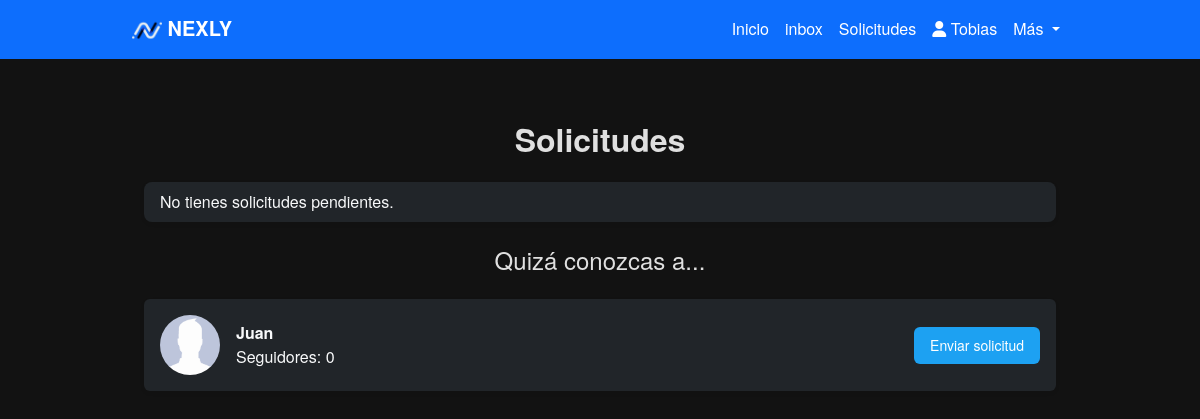
The app's page /follow_requests/ (signed in), older data.
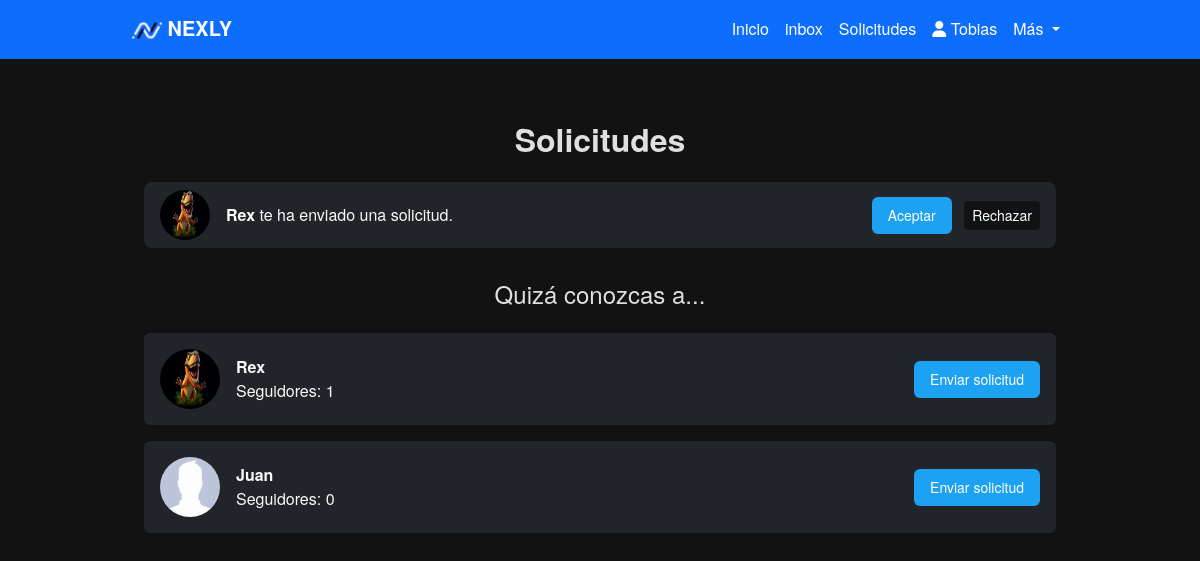
The same page, newer data.
### Nexly/models.py (models this page shows, shortened)
class User(AbstractBaseUser):
    iduser = models.AutoField(primary_key=True)
    nombre = models.CharField(max_length=255)
    correo = models.EmailField(unique=True)
    is_active = models.BooleanField(default=True)
    is_admin = models.BooleanField(default=False)
    profile_picture = models.ImageField(upload_to='profile_pictures/', null=True, blank=True)  # Campo para la imagen de perfil
    banner_picture = models.ImageField(upload_to='banner_pictures/', null=True, blank=True)  # Campo para la imagen de banner
    objects = UserManager()
    USERNAME_FIELD = 'correo'
    REQUIRED_FIELDS = ['nombre']

class FollowRequest(models.Model):
    from_user = models.ForeignKey(settings.AUTH_USER_MODEL, related_name='sent_requests', on_delete=models.CASCADE)
    to_user = models.ForeignKey(settings.AUTH_USER_MODEL, related_name='received_requests', on_delete=models.CASCADE)
    created_at = models.DateTimeField(auto_now_add=True)
    is_accepted = models.BooleanField(default=False)
    class Meta:
        unique_together = ('from_user', 'to_user')

### Nexly/views.py (the view)
# urls.py: path('follow_requests/', views.follow_requests, name='follow_requests'),
@login_required
def follow_requests(request):
    follow_requests = FollowRequest.objects.filter(to_user=request.user, is_accepted=False)
    following_or_requested = FollowRequest.objects.filter(
        Q(from_user=request.user) | Q(to_user=request.user)
    ).values_list('to_user_id', 'from_user_id')
    following_or_requested_ids = [user_id for user_id, _ in following_or_requested]
    recommended_users = User.objects.exclude(
        Q(iduser__in=following_or_requested_ids) | Q(iduser=request.user.iduser)
    ).annotate(follower_count=Count('received_requests', filter=Q(received_requests__is_accepted=True))).order_by('?')[:5]
    return render(request, 'follow_requests.html', {
        'follow_requests': follow_requests,
        'recommended_users': recommended_users
    })

### templates/follow_requests.html (shortened to what this page needs)
{% extends 'layoutUser.html' %}
{% load static %}
{% block content %}
<div class="container mt-4">
    <h2 class="mb-4 text-center">Solicitudes</h2>
    <div class="list-group mt-4">
        {% for request in follow_requests %}
        <div class="list-group-item d-flex align-items-center bg-dark text-light border-0 rounded-3 shadow-sm mb-2">
            <a href="{% url 'profile' request.from_user.nombre %}">
                <img src="{% if request.from_user.profile_picture %}{{ request.from_user.profile_picture.url }}{% else %}https://via.placeholder.com/50{% endif %}" class="rounded-circle me-3" alt="Profile Picture" width="50" height="50">
            </a>
            <div class="flex-grow-1">
                <strong><a href="{% url 'profile' request.from_user.nombre %}" class="text-light text-decoration-none">{{ request.from_user.nombre }}</a></strong>
                <span>te ha enviado una solicitud.</span>
            </div>
            <div>
                <form action="{% url 'accept_follow_request' request.id %}" method="POST" class="d-inline">
                    <button type="submit" class="btn btn-primary btn-sm me-2">Aceptar</button>
                </form>
                <form action="{% url 'reject_follow_request' request.id %}" method="POST" class="d-inline">
                    <button type="submit" class="btn btn-secondary btn-sm">Rechazar</button>
                </form>
            </div>
        </div>
        {% empty %}
        <div class="list-group-item bg-dark text-light border-0 rounded-3 shadow-sm">No tienes solicitudes pendientes.</div>
        {% endfor %}
    </div>
    <div class="recommended-friends mt-4">
        <h4 class="text-center mb-4">Quizá conozcas a...</h4>
        <ul class="list-unstyled">
            {% for user in recommended_users %}
                <li class="d-flex align-items-center justify-content-between p-3 border rounded mb-3 shadow-sm bg-dark text-light border-0">
                    <div class="d-flex align-items-center">
                        {% if user.profile_picture %}
                            <img src="{{ user.profile_picture.url }}" class="rounded-circle me-3" alt="Profile Picture" width="60" height="60">
                        {% else %}
                        <a href="{% url 'profile' user.nombre %}">
                            <img src="{% static 'images/imagenDefecto.png' %}" class="rounded-circle me-3" alt="Profile Picture" width="60" height="60">
                        </a>
                        {% endif %}
                        <div>
                            <a href="{% url 'profile' user.nombre %}" class="mb-1 fw-bold text-light">{{ user.nombre }}</a>
                            <p class="mb-0">Seguidores: {{ user.follower_count }}</p>
                        </div>
                    </div>
                    <form action="{% url 'send_follow_request' user.iduser %}" method="post">
                        <button type="submit" class="btn btn-primary">Enviar solicitud</button>
                    </form>
                </li>
            {% endfor %}
        </ul>
    </div>
</div>
{% endblock %}

### templates/layoutUser.html (shortened to what this page needs)
{% load static %}
<!DOCTYPE html>
<html lang="es">
<head>
    <link href="https://cdn.jsdelivr.net/npm/bootstrap@5.3.0-alpha1/dist/css/bootstrap.min.css" rel="stylesheet">
    <link rel="stylesheet" href="{% static 'css/styles.css' %}">
    <link rel="stylesheet" href="https://cdnjs.cloudflare.com/ajax/libs/font-awesome/6.0.0-beta3/css/all.min.css">
    <link href="https://cdn.jsdelivr.net/npm/bootstrap-icons/font/bootstrap-icons.css" rel="stylesheet">
</head>
<body>
    <nav class="navbar navbar-expand-lg navbar-dark bg-primary fixed-top">
        <div class="container">
            <a class="navbar-brand" href="{% url 'nexly' %}">
                <img src="{% static 'images/LogoNexly.ico' %}" alt="Logo Nexly" style="height: 30px;">
                <strong>NEXLY</strong>
            </a>
            <div class="collapse navbar-collapse" id="navbarNav">
                <ul class="navbar-nav ms-auto">
                    <li class="nav-item">
                        <a class="nav-link {% if request.path == '/' %}active{% endif %}" aria-current="page" href="{% url 'nexly' %}">
                        Inicio
                        </a>
                    </li>
                    <li class="nav-item">
                        <a class="nav-link" href="{% url 'inbox' %}">
                        inbox
                        </a>
                    </li>
                    <li class="nav-item">
                        <a class="nav-link" href="{% url 'follow_requests' %}">
                        Solicitudes
                        </a>
                    </li>
                    <li class="nav-item">
                        <a class="nav-link" href="{% url 'profile' user.nombre %}">
                            <i class="fas fa-user"></i> {{ user.nombre }}
                        </a>
                    </li>
                    <li class="nav-item dropdown">
                        <a class="nav-link dropdown-toggle" href="#" id="navbarDropdown" role="button" data-bs-toggle="dropdown" aria-expanded="false">
                            Más
                        </a>
                    </li>
                </ul>
            </div>
        </div>
    </nav>
    <div class="container mt-5 pt-5">
        {% block content %}{% endblock %}
    </div>
</body>
</html>

### static/css/styles.css (style rules this page uses)
body { background-color: #121212; color: #E0E0E0; font-family: 'Helvetica Neue', Helvetica, Arial, sans-serif; margin: 0; }
.navbar { background-color: #1E1E1E; }
.navbar-dark .navbar-nav .nav-link { color: #FFFFFF; }
.navbar-dark .navbar-brand { color: #FFFFFF; }
.container { max-width: 960px; }
h1, h2 { text-align: center; font-weight: bold; color: #E0E0E0; }
.btn-primary { background-color: #1DA1F2; border: none; }
.btn-primary { background-color: #1DA1F2; border: none; color: white; padding: 0.5rem 1rem; font-size: 0.875rem; border-radius: 6px; cursor: pointer; transition: background-color 0.3s ease; }
a { color: #007bff; text-decoration: none; }
.btn-secondary { background-color: rgba(0, 0, 0, 0.5); border: none; color: white; }

Row changes from the older to the newer data that the page shows:
added FollowRequest: from_user.profile_picture (picture), from_user.nombre "Rex"
added User: profile_picture (picture), nombre "Rex", follower_count "1"
Text that changed along with them:
text no longer shown: "No tienes solicitudes pendientes."
